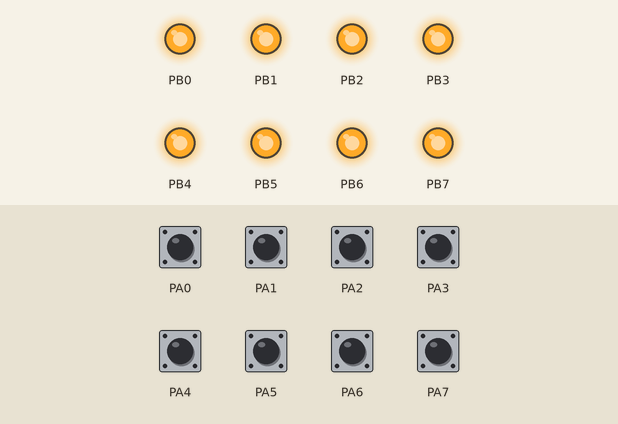
Recording of a program running on a simulated ATmega1284P, built with avr-gcc and emulated at 8 MHz. On the bench: output pins drawn as LEDs (lit = HIGH). Inputs (shaded band) come from the test bench; at power-on: PA0–7 HIGH.

Above: at 1.2 s.
1.3 s: PA0 pulled LOW for 0.15 s
At 1.37 s:
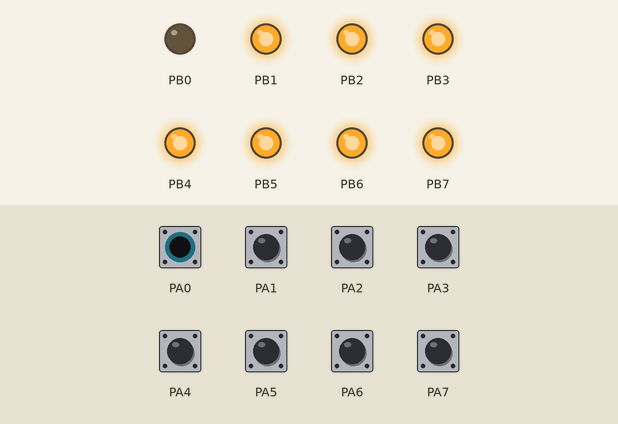
2.9 s: PA1 pulled LOW for 0.15 s
At 2.97 s:
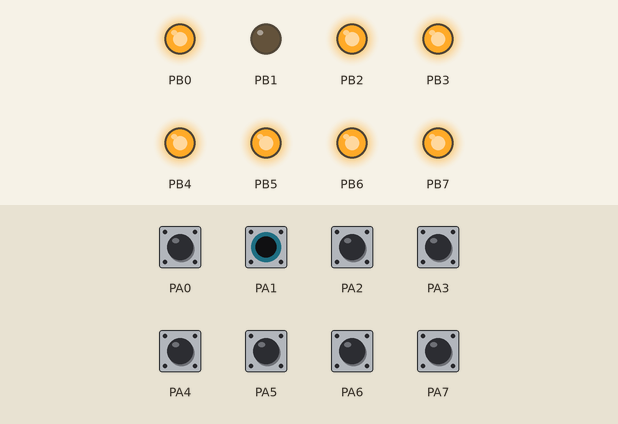
4.5 s: PA2 pulled LOW for 0.15 s
At 4.57 s:
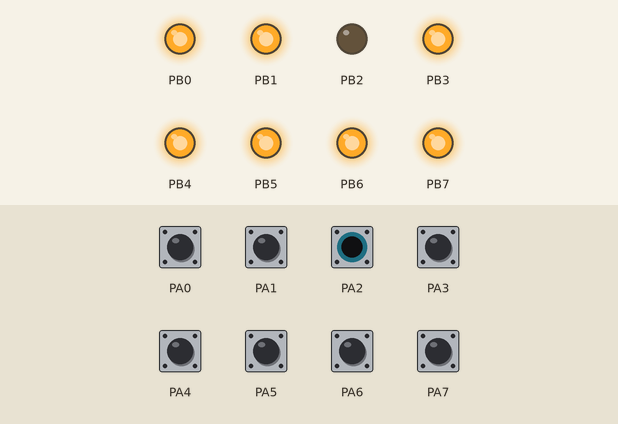
6.1 s: PA3 pulled LOW for 0.15 s
At 6.17 s:
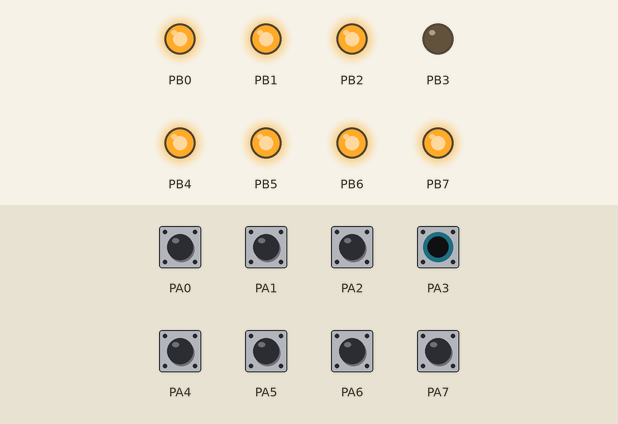
7.7 s: PA4 pulled LOW for 0.15 s
At 7.77 s:
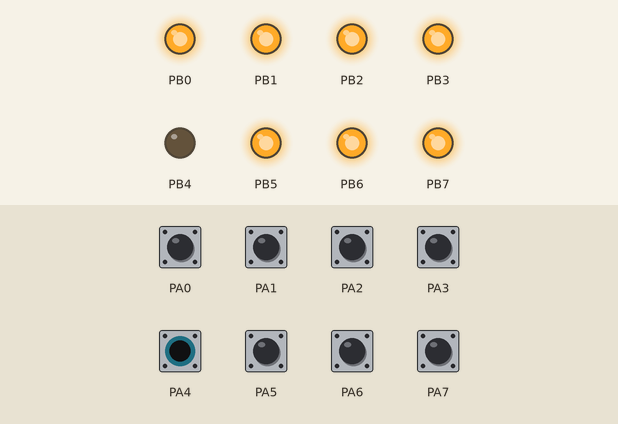
9.3 s: PA5 pulled LOW for 0.15 s
At 9.37 s:
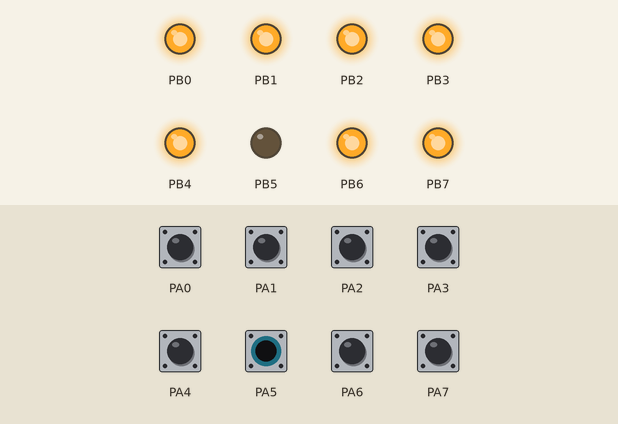
Timing chart, 0 to 11.9 s (numbered marks = the images above; inputs shaded):
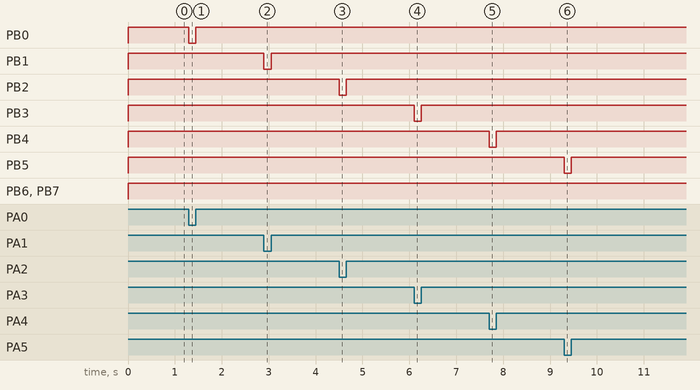

The program:

main.c
```c
/*	Author: sspon001
 *  Partner(s) Name:
 *	Lab Section:001
 *	Assignment: Lab #2  Exercise #1
 *
 *
 *	I acknowledge all content contained herein, excluding template or example
 *	code, is my own original work.
 */
#include <avr/io.h>
#ifdef _SIMULATE_
#include "simAVRHeader.h"
#endif

int main(void) {
	DDRA = 0x00 ; PORTA = 0xFF ;
	DDRB = 0xFF ; PORTB = 0x00 ;
	unsigned char temp_input = 0x00 ;
    while (1) {
	temp_input = PINA ;
	PORTB = temp_input ;
    }
    return 1;
}
```

simAVRHeader.h
```c
/* Debug information for SimAVR */
#include <stdio.h>
#ifndef F_CPU
#define F_CPU 8000000
#endif

#include <avr/sleep.h>
#include "include/simavr/avr/avr_mcu_section.h"
AVR_MCU(F_CPU,"atmega1284");
AVR_MCU_VCD_FILE("build/results/Lab2_introToAVR_trace.vcd",1000);

const struct avr_mmcu_vcd_trace_t _mytrace[] _MMCU_ = {
    { AVR_MCU_VCD_SYMBOL("PINA0"), .mask = 1 << 0,.what = (void*)&PINA, } , // Example individual pin
    { AVR_MCU_VCD_SYMBOL("PORTB"), .what = (void*)&PORTB, } , // Example full port
    { AVR_MCU_VCD_SYMBOL("PINA") , .what = (void*)&PINA, } ,
};

/* Function to output through UART */
static int uart_putchar(char c, FILE *stream) {
    if (c == '\n') {
        uart_putchar('\r',stream);
    }
    loop_until_bit_is_set(UCSR0A,UDRE0);
    UDR0 = c;
    return 0;
}

/* Setup filestream for debugging */
FILE mystdout = FDEV_SETUP_STREAM(uart_putchar,NULL,_FDEV_SETUP_WRITE);
/* End SimAVR section */
```

Measured:
- after the input at 1.3 s, PB0: HIGH → LOW at once, → HIGH 0.15 s later
- after the input at 2.9 s, PB1: HIGH → LOW at once, → HIGH 0.15 s later
- after the input at 4.5 s, PB2: HIGH → LOW at once, → HIGH 0.15 s later
- after the input at 6.1 s, PB3: HIGH → LOW at once, → HIGH 0.15 s later
- after the input at 7.7 s, PB4: HIGH → LOW at once, → HIGH 0.15 s later
- after the input at 9.3 s, PB5: HIGH → LOW at once, → HIGH 0.15 s later
